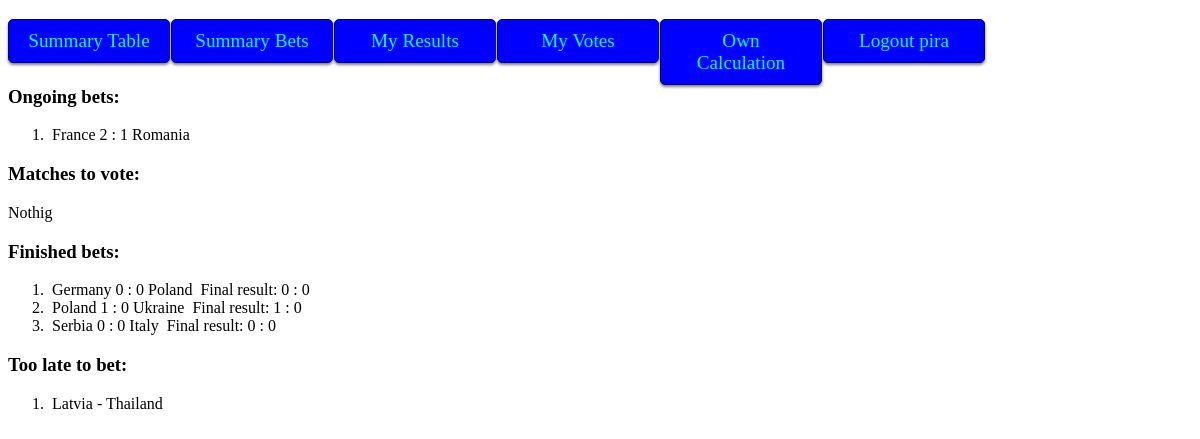
Before: /bet/vote/ (signed in) with the older database file.
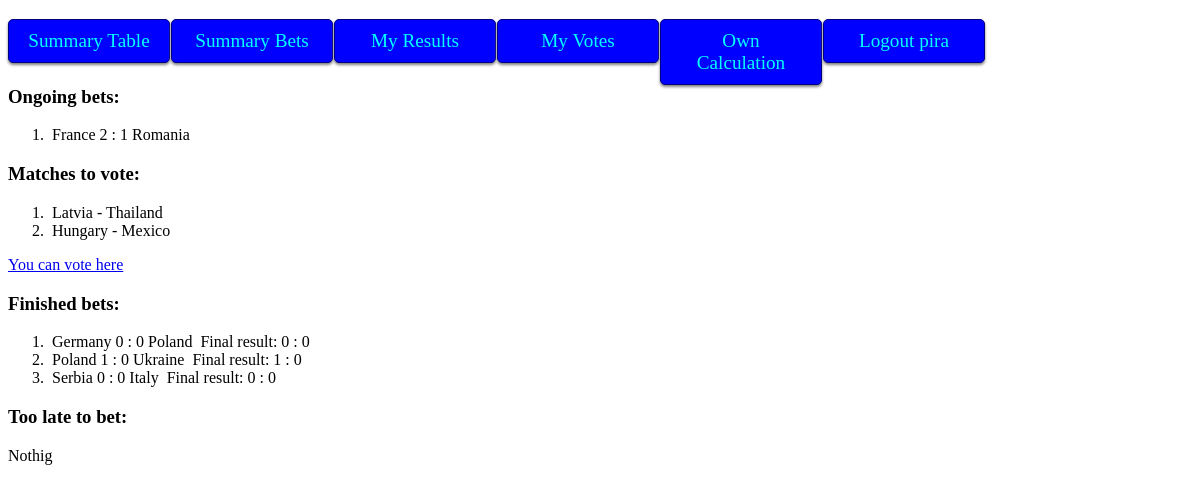
After: the same page with the newer database file.
### bet/models.py (models this page shows, shortened)
class Bet(models.Model):
    user = models.ForeignKey(settings.AUTH_USER_MODEL)
    match = models.ForeignKey(Match, on_delete=models.CASCADE)
    expected_home_goals = models.DecimalField(max_digits=2, decimal_places=0, blank=True, null=True)
    expected_away_goals = models.DecimalField(max_digits=2, decimal_places=0, blank=True, null=True)

class Match(models.Model):
    home_team = CountryField()
    away_team = CountryField()
    ROUND = (('1','one'), ('2','two'), ('3','three'), ('4','four'), ('5',"five"), ('6', 'six'))
    round = models.CharField(
        max_length=2,
        choices=ROUND,
        default='1',
    )
    home_goals = models.DecimalField(max_digits=2, decimal_places=0, blank=True, null=True)
    away_goals = models.DecimalField(max_digits=2, decimal_places=0, blank=True, null=True)
    match_date = models.DateTimeField('match date', blank=True, null=True)

### bet/views.py (the view)
@login_required(login_url='/accounts/login/')
def vote(request):
    user_bets = []
    for bet in list(Bet.objects.filter(user=request.user)):
        user_bets.append(bet)
    matches_to_bet = []
    id_matches_to_bet = []
    too_late_to_bet = []
    matches_already_bet = [m.match for m in user_bets]
    ongoing_bets = [bet for bet in user_bets if bet.match.home_goals == None]
    finished_bets = [bet for bet in user_bets if bet.match.home_goals is not None]
    now = timezone.now()
    for match in list(Match.objects.all()):
        if match not in matches_already_bet:
            if now > match.match_date:
                too_late_to_bet.append(match)
            else:
                matches_to_bet.append(match)
                id_matches_to_bet.append(match.id)
    context = {'ongoing_bets' : ongoing_bets,
               'matches_to_bet' : matches_to_bet,
               'too_late_to_bet' : too_late_to_bet,
               'finished_bets' : finished_bets}
    request.session['id_matches_to_bet'] = id_matches_to_bet
    return render(request, 'bet/vote.html', context)

### bet/templates/bet/vote.html (shortened to what this page needs)
{% extends 'basic.html' %}
{% block body %}
<h3>Ongoing bets: </h3>
{% if ongoing_bets  %}
    <ol>
    {% for bet in ongoing_bets %}
        <li><img src={{ bet.match.home_team.flag }}>
        {{ bet.match.home_team.name }}
        {{ bet.expected_home_goals }} : {{ bet.expected_away_goals }}
        {{ bet.match.away_team.name }}
        <img src={{ bet.match.away_team.flag }}></li>
    {% endfor %}
    </ol>
{% else %}
    Nothig
{% endif %}
<h3>Matches to vote: </h3>
{% if matches_to_bet  %}
    <ol>
    {% for match in matches_to_bet %}
        <li><img src={{ match.home_team.flag }}>
        {{ match.home_team.name }} - {{ match.away_team.name }}
        <img src={{ match.away_team.flag }}></li>
    {% endfor %}
    </ol>
    <a href="/bet/new_votes">You can vote here</a>
{% else %}
    Nothig
{% endif %}
<h3>Finished bets:</h3>
{% if finished_bets  %}
    <ol>
    {% for bet in finished_bets %}
        <li><img src={{ bet.match.home_team.flag }}>
        {{ bet.match.home_team.name }}
        {{ bet.expected_home_goals }} : {{ bet.expected_away_goals }}
        {{ bet.match.away_team.name }}
            Final result: {{ bet.match.home_goals }} : {{ bet.match.away_goals }} </li>
    {% endfor %}
    </ol>
{% else %}
    Nothig
{% endif %}
<h3>Too late to bet:</h3>
{% if too_late_to_bet  %}
    <ol>
    {% for match in too_late_to_bet %}
        <li><img src={{ match.home_team.flag }}>
        {{ match.home_team.name }} - {{ match.away_team.name }}
        <img src={{ match.away_team.flag }}></li>
    {% endfor %}
    </ol>
{% else %}
    Nothig
{% endif %}
{% endblock %}

Changed rows visible on the page:
changed Match "Latvia": moves from the list under "Too late to bet:" to the list under "Matches to vote:"
added Match: home_team.name "Hungary", away_team.name "Mexico", shown under "Matches to vote:"
Other visible differences:
text now shown: "You can vote here"
